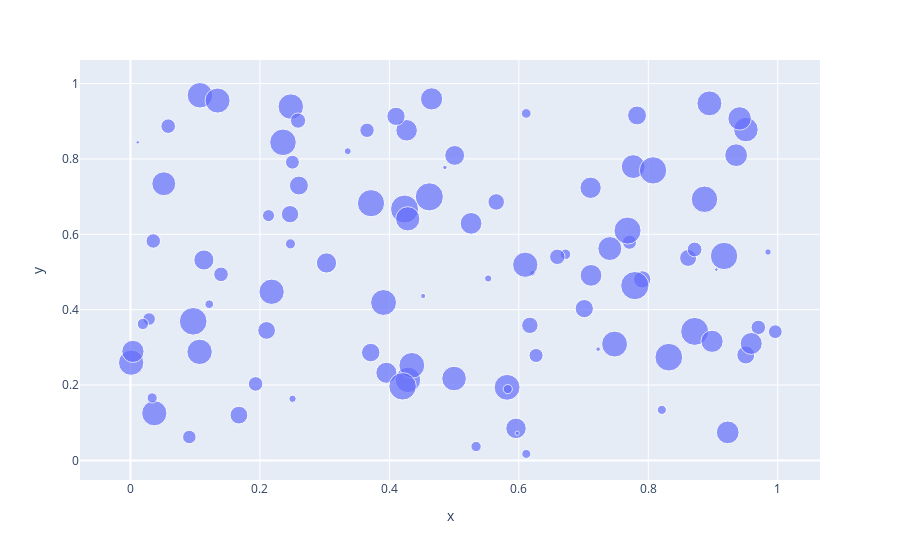

The cell this chart's notebook holds for it:
### Code cell
## Scale markers along numerical variable
px.scatter(x=x, y=y, size=z)
